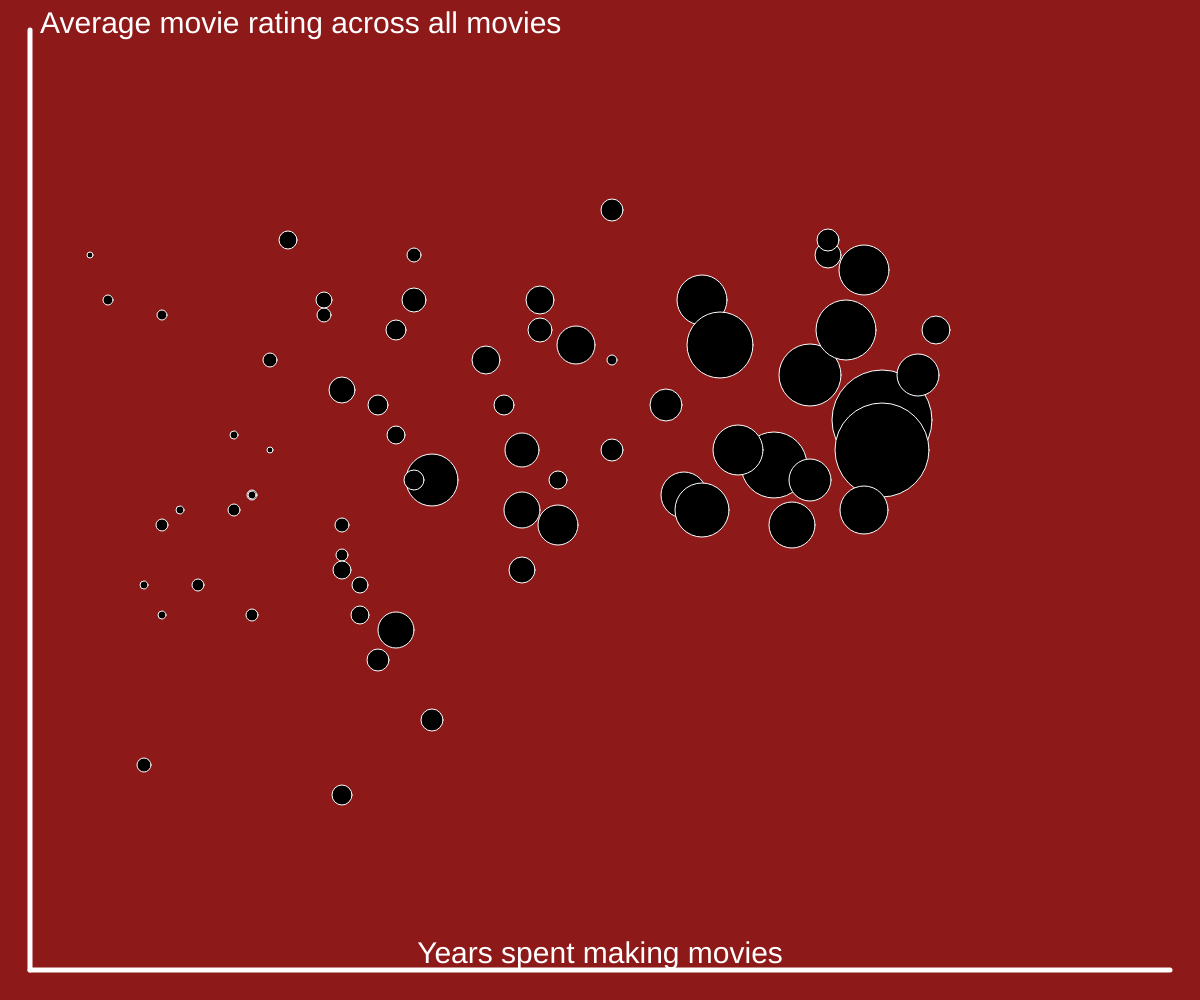
Frame 1 (no input)
Frame 60 (no input): identical to frame 1, image omitted
Frame 120 (the mouse pressed at the canvas centre since frame 60): identical to frame 1, image omitted

The p5.js sketch that drew this single still picture (run headless with seeded random() and noise() and a simulated clock; from frame 60 on, the mouse is pressed at the canvas centre):

// p5.js sketch
// ── sketch.js
var yearsMovies = [45, 49, 47, 23, 16, 28, 22, 38, 27, 43, 32, 24, 39, 46, 49, 39, 52, 48, 48, 40, 23, 30, 46, 51, 19, 31, 21, 34, 18, 30, 45, 31, 14, 41, 29, 18, 10, 29, 34, 9, 15, 44, 21, 9, 14, 11, 20, 15, 8, 8, 5, 19, 19, 6, 14, 13, 34, 9, 29, 23, 22, 13, 19, 19, 37, 22, 20, 24];
var score = [75, 72, 78, 80, 84, 73, 78, 67, 76, 69, 77, 68, 66, 83, 70, 80, 78, 66, 82, 77, 83, 80, 84, 75, 74, 68, 73, 70, 79, 78, 68, 65, 67, 70, 66, 80, 66, 70, 76, 79, 70, 65, 56, 65, 67, 61, 59, 76, 61, 49, 83, 63, 62, 80, 59, 66, 86, 59, 62, 68, 71, 71, 65, 47, 73, 58, 61, 52];
var director = ["Steven Spielberg", "Alfred Hitchcock", "Martin Scorsese", "Quentin Tarantino", "Christopher Nolan", "James Cameron", "David Fincher", "Ridley Scott", "Peter Jackson", "Clint Eastwood", "Joel Coen", "Steven Soderbergh", "Ron Howard", "Stanley Kubrick", "Woody Allen", "Billy Wilder", "Orson Welles", "Francis Ford Coppola", "Akira Kurosawa", "John Ford", "Sergio Leone", "Frank Capra", "Charles Chaplin", "Roman Polanski", "Ang Lee", "Kathryn Bigelow", "Danny Boyle", "Michael Mann", "Paul Thomas Anderson", "David Lynch", "David Cronenberg", "Oliver Stone", "Sofia Coppola", "Jonathan Demme", "Gus Van Sant", "Wes Anderson", "Judd Apatow", "Tim Burton", "George Lucas", "J.J. Abrams", "Christopher McQuarrie", "Brian De Palma", "Michael Bay", "Zack Snyder", "Anthony & Joe Russo", "David Ayer", "Todd Phillips", "Paul Greengrass", "Timur Bekmambetov", "Jon M. Chu", "Ben Affleck", "F. Gary Gray", "Justin Lin", "Denis Villeneuve", "Louis Leterrier", "Paul Feig", "Hayao Miyazaki", "Len Wiseman", "Luc Besson", "Bryan Singer", "Guillermo del Toro", "Mel Gibson", "Lana Wachowski", "Paul W.S. Anderson", "Robert Zemeckis", "Robert Rodriguez", "Bill Condon", "Roland Emmerich"];
var movieCount = [31, 50, 30, 12, 9, 10, 10, 23, 14, 33, 19, 26, 27, 13, 47, 25, 14, 24, 25, 33, 7, 14, 11, 21, 13, 9, 10, 11, 7, 12, 21, 20, 5, 25, 18, 8, 4, 17, 5, 5, 3, 23, 11, 6, 4, 6, 9, 7, 4, 7, 3, 6, 9, 5, 6, 6, 11, 4, 13, 10, 9, 4, 7, 10, 16, 18, 8, 11]
var borderSpace = 30;
var screenSize;
var color1 = 0;
var color2 = 255;

function setup() {
  createCanvas(windowWidth, windowHeight); // creates a canvas to fit the size of the window in which the user is viewing
}

function draw() {
  background(142, 25, 25); // draws the background
  axis(borderSpace, color2); // draws the x-axis and y-axis
  directorViz(color1, color2); // draws the bubbles for each director
  displayLabels(color2); // displays the labels when the mouse hovers over a bubble
}

// shows the bubbles for each directors' respective x and y locations
function directorViz(c1, c2) {
  for (i = 0; i < score.length; i++) {
    var xPosition = yearsMovies[i] * (1.5 * (windowWidth / 100));
    var yPosition = (100 - score[i]) * (1.5 * (windowHeight / 100));
    var size = movieCount[i] * 2;
    fill(c1);
    stroke(c2);
    strokeWeight(1);
    ellipse(xPosition, yPosition, size);
  }
}

// shows the name, average score, and number of movies for each director
function displayLabels(c2) {
  for (i = 0; i < score.length; i++) {
    var xPosition = yearsMovies[i] * (1.5 * (windowWidth / 100));
    var yPosition = (100 - score[i]) * (1.5 * (windowHeight / 100));
    var size = movieCount[i] * 2;

    if (mouseX >= (xPosition - size / 2) && mouseX <= (xPosition + size / 2) && mouseY >= (yPosition - size / 2) && mouseY < (yPosition + size / 2)) {
      noStroke();
      fill(c2);
      textSize(50);
      text(director[i], xPosition, yPosition);
      textSize(30)
      text("Score: " + score[i] + "%", xPosition, yPosition + textSize())
      text(movieCount[i] + " Movies ", xPosition, yPosition + textSize() * 2)
    }
  }
}

// creates the x-axis and y-axis according to the size of the window
function axis(buffer, c2) {
  stroke(c2);
  strokeWeight(5);
  line(buffer, buffer, buffer, windowHeight - buffer); // y-axis
  line(buffer, windowHeight - buffer, windowWidth - buffer, windowHeight - buffer); // x-axis
  fill(c2);
  noStroke();
  textSize(30);
  textAlign(CENTER, BOTTOM);
  text("Years spent making movies", windowWidth / 2, windowHeight - buffer); // x-axis label
  textAlign(LEFT, BOTTOM);
  text("Average movie rating across all movies", buffer + 10, buffer + 10); // y-axis label
}

// resizes the canvas to the size of the users window to view it
function windowResized() {
  resizeCanvas(windowWidth, windowHeight);
}
